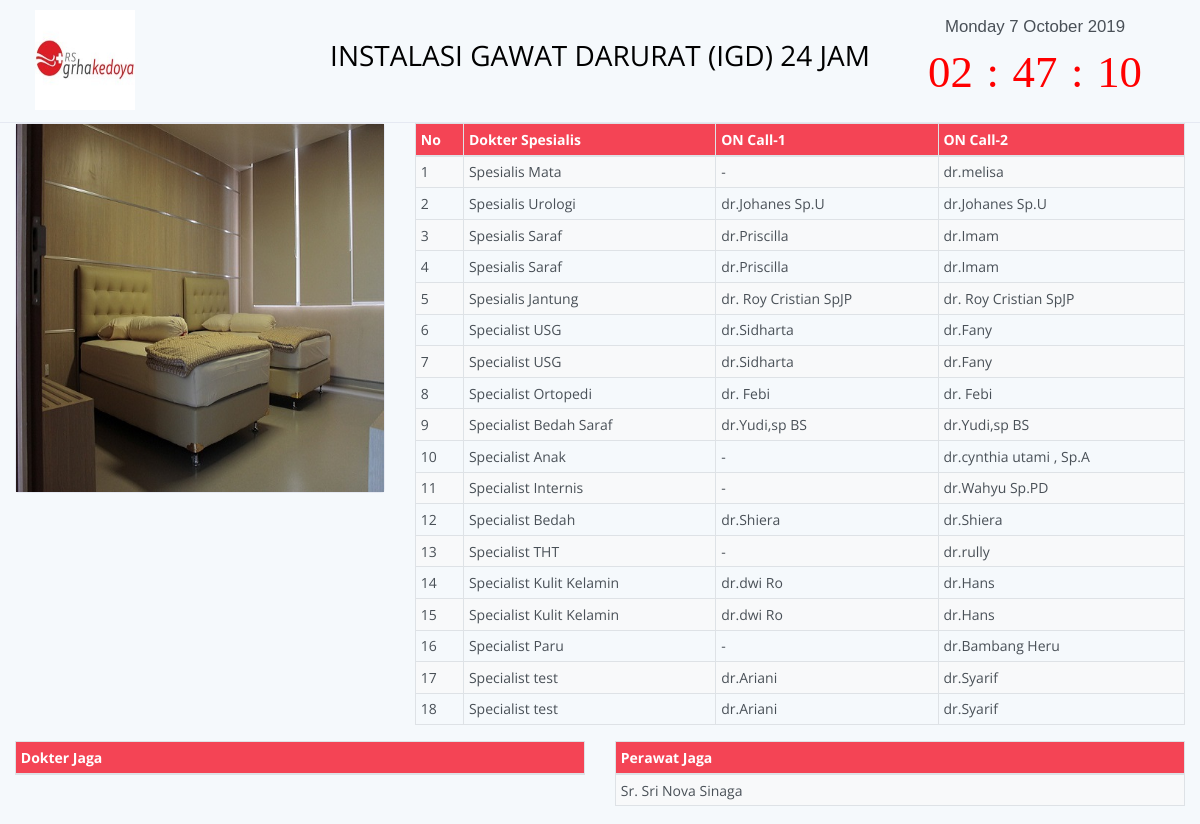
Page /display/igd on the committed database.
### tables this page shows
CREATE TABLE `setting` (
  `id` int(11) NOT NULL,
  `name` varchar(225) NOT NULL,
  `image_icon` varchar(50) NOT NULL,
  `image_display` varchar(50) NOT NULL,
  `is_active` int(11) DEFAULT 0
);

CREATE TABLE `plasma` (
  `id` int(11) NOT NULL,
  `name` varchar(225) NOT NULL,
  `title` varchar(225) NOT NULL,
  `url` varchar(50) NOT NULL,
  `is_doctor_of_dutty` int(11) NOT NULL,
  `is_specialist_doctor` int(11) NOT NULL,
  `is_nurse` int(11) NOT NULL,
  `is_pic_nurse` int(11) NOT NULL,
  `is_administration` int(1) NOT NULL DEFAULT 1,
  `is_image_slide` int(11) NOT NULL,
  `is_active` int(11) NOT NULL,
  `type_id` int(11) NOT NULL
);

CREATE TABLE `image_slide` (
  `id` int(11) NOT NULL,
  `name` varchar(225) NOT NULL,
  `description` varchar(255) NOT NULL,
  `plasma_id` int(11) NOT NULL
);

CREATE TABLE `nurse_of_dutty` (
  `id` int(11) NOT NULL,
  `plasma_id` int(11) NOT NULL,
  `nurse_id` int(11) NOT NULL
);

CREATE TABLE `nurse` (
  `id` int(11) NOT NULL,
  `name` varchar(225) NOT NULL
);

### application/controllers/Display.php (called while the page is built, shortened)
<?php
class Display extends CI_Controller
{
    public function __construct()
    {
        $this->load->model('m_display');
    }
    public function index($name_url = null)
    {
        $data['display'] = $this->m_display->getJoin(
            'plasma',
            'type_plasma',
            '*',
            'name as type_name',
            'plasma.type_id = type_plasma.id',
            'plasma.url="' . $name_url . '"',
            'plasma.is_active = 1'
        );
        $data['images'] = $this->m_display->getAllJoin(
            'plasma',
            'type_plasma',
            'image_slide',
            'id as id_plasma, type_id',
            'name as type_name',
            'name as pic_name',
            'plasma.type_id = type_plasma.id',
            'plasma.id= image_slide.plasma_id',
            'plasma.url="' . $name_url . '"',
            'plasma.is_active = 1'
        );
        $data['list_doctor_of_dutty'] = $this->m_display->getAllJoin(
            'plasma',
            'doctor_of_dutty',
            'doctor',
            '*',
            'doctor_id',
            'name as doctor_name',
            'plasma.id = doctor_of_dutty.plasma_id',
            'doctor_of_dutty.doctor_id = doctor.id',
            'plasma.url="' . $name_url . '"',
            'plasma.is_active = 1'
        );
        $data['list_nurse_of_dutty'] = $this->m_display->getAllJoin(
            'plasma',
            'nurse_of_dutty',
            'nurse',
            '*',
            'nurse_id',
            'name as nurse_name',
            'plasma.id = nurse_of_dutty.plasma_id',
            'nurse_of_dutty.nurse_id = nurse.id',
            'plasma.url="' . $name_url . '"',
            'plasma.is_active = 1'
        );
        $data['list_pic_nurse'] = $this->m_display->getAllJoin(
            'plasma',
            'pic_nurse',
            'nurse',
            '*',
            'nurse_id',
            'name as nurse_name',
            'plasma.id = pic_nurse.plasma_id',
            'pic_nurse.nurse_id = nurse.id',
            'plasma.url="' . $name_url . '"',
            'plasma.is_active = 1'
        );
        $data['list_nurse_spv'] = $this->m_display->getAllJoin(
            'plasma',
            'nurse_spv',
            'nurse',
            '*',
            'nurse_id',
            'name as nurse_name',
            'plasma.id = nurse_spv.plasma_id',
            'nurse_spv.nurse_id = nurse.id',
            'plasma.url="' . $name_url . '"',
            'plasma.is_active = 1'
        );
        $type_name              = $data['display']['0']->type_name;
        $is_doctor_of_dutty      = $data['display']['0']->is_doctor_of_dutty;
        $is_specialist_doctor   = $data['display']['0']->is_specialist_doctor;
        $is_pic_nurse           = $data['display']['0']->is_pic_nurse;
        $is_image_slide           = $data['display']['0']->is_image_slide;
        $data['setting'] = $this->m_display->getWhere('setting', 'is_active=1');
        if ($type_name == 'igd') {
            if (($is_doctor_of_dutty != 1) or ($is_specialist_doctor != 1) or ($is_pic_nurse != 1) or ($is_image_slide != 1)) {
                $this->session->set_flashdata('message', "Data Gagal Disimpan, Nama Spesialis tidak boleh sama");
                echo "<script>
                Swal.fire({title: 'Error!',text: 'Tampilan plasma tidak bisa di akses, Silahakan hubungi IT Department untuk cek konfigurasinya',type: 'error',confirmButtonText: 'OK'}).then(function() {window.location = '../home';});</script> ";
            } else {
                $data['list_igd'] = $this->m_display->getAllJoin(
                    'specialist_doctor',
                    'plasma',
                    'doctor',
                    '*',
                    'name as plasma_name',
                    'name',
                    'specialist_doctor.plasma_id=plasma.id',
                    'specialist_doctor.doctor_oc_1=doctor.id or specialist_doctor.doctor_oc_2=doctor.id',
                    'plasma.url="' . $name_url . '"',
                    'plasma.is_active = 1'
                );
                $data['list_nurse'] = $this->m_display->getAllJoin(
                    'nurse',
                    'nurse_of_dutty',
                    'plasma',
                    'name as nurse_name',
                    'nurse_id',
                    'title',
                    'nurse_of_dutty.nurse_id = nurse.id',
                    'nurse_of_dutty.plasma_id = plasma.id',
                    'plasma.url="' . $name_url . '"',
                    'plasma.is_active = 1'
                );
                $this->load->view('_partials/header', $data);
                $this->load->view('display/igd',  $data);
                $this->load->view('_partials/footer');
            }
        } else if ($type_name == 'rajal') {
            $c_day = date('l');
            $data['rajal'] = $this->m_display->getAllJoin(
                'plasma',
                'doctor_room',
                'doctor_schedule',
                'url, is_active',
                '*',
                'doctor_id, ' . $c_day . ' as c_day',
                'doctor_room.plasma_id=plasma.id',
                'doctor_schedule.room_id=doctor_room.id',
                'plasma.url="' . $name_url . '"',
                'plasma.is_active = 1'
            );
            $this->load->view('_partials/header', $data);
            $this->load->view('display/rajal',  $data);
            $this->load->view('_partials/footer');
        } else if ($type_name == 'ranap') {
            $data['visit_time'] = $this->m_display->getAllJoinRow(
                'plasma',
                'type_plasma',
                'visit_time',
                'id as id_plasma, type_id',
                'name as type_name',
                'noon,afternoon',
                'plasma.type_id = type_plasma.id',
                'plasma.id= visit_time.plasma_id',
                'plasma.url="' . $name_url . '"',
                'plasma.is_active = 1'
            );
            $data['list_admin'] = $this->m_display->getAllJoin(
                'plasma',
                'type_plasma',
                'administration',
                'id as id_plasma, type_id',
                'name as type_name',
                '*',
                'plasma.type_id = type_plasma.id',
                'plasma.id= administration.plasma_id',
                'plasma.url="' . $name_url . '"',
                'plasma.is_active = 1'
            );
            $this->load->view('_partials/header', $data);
            $this->load->view('display/ranap',  $data);
            $this->load->view('_partials/footer');
        }
    }
}

### index.php (called while the page is built, shortened)
<?php
require_once BASEPATH.'core/CodeIgniter.php';

### application/models/M_display.php (called while the page is built, shortened)
<?php
class M_display extends CI_Model
{
    public function getJoin($table1,$table2,$c_table1,$c_table2, $c_join, $where, $where2)
    {
        $this->db->select($table1.'.'.$c_table1.','.$table2.'.'.$c_table2);
        $this->db->from($table1);
        $this->db->join($table2, $c_join);
        $this->db->where ( $where);
        $this->db->where ( $where2);
        return $this->db->get()->result();
    }
    public function getAllJoin($table1,$table2,$table3,$c_table1,$c_table2,$c_table3, $c_join1,$c_join2,$where,$where2)
    {
        $c_table = "$table1.$c_table1, $table2.$c_table2, $table3.$c_table3";
        $this->db->select ( $c_table );
        $this->db->from ( $table1 );
        $this->db->join ( $table2, $c_join1 , 'left' );
        $this->db->join ( $table3, $c_join2 , 'left' );
        $this->db->where ( $where);
        $this->db->where ( $where2);
        $query = $this->db->get();
        return $query->result();
    }
    function getWhere($table, $where)
    {
        $this->db->from($table);
        $this->db->where($where);
        $query = $this->db->get();
        return $query->row();
    }
}

### application/views/display/igd.php (the view, shortened to what this page needs)
<div class="row mt-5">
    <nav class="navbar col-12">
        <div class="col-sm-3 text-left">
            <img src="<?= base_url('assets/images/uploads/') . $setting->image_display; ?>" alt="" style="width:100px;height:100px">
        </div>
        <div class="col-sm-6 text-center">
            <h1>
                <?= $display[0]->title; ?>
            </h1>
        </div>
        <div class="col-sm-3">
            <div id="Date">Monday 14 January 2013</div>
            <ul>
                <li class="font-digital" id="hours">00</li>
                <li class="font-digital" id="point">:</li>
                <li class="font-digital" id="min">00</li>
                <li class="font-digital" id="point">:</li>
                <li class="font-digital" id="sec">00</li>
            </ul>
        </div>
    </nav>
</div>
<div class="row">
    <div class="col-md-4">
        <div class="card mb-3">
            <div id="carouselExampleIndicators" class="carousel slide" data-ride="carousel">
                <div class="carousel-inner">
                    <?php
                    $i = 1;
                    foreach ($images as $img) {
                        $item_class = ($i == 1) ? 'active' : '';
                        ?>
                    <div class="carousel-item <?= $item_class; ?> ">
                        <img class="d-block w-100" src="<?= base_url('assets/images/uploads/') . $img->pic_name; ?>" alt="First slide">
                    </div>
                    <?php
                        $i++;
                    } ?>
                </div>
            </div>
        </div>
    </div>
    <div class="col-md-8">
        <table class="table table-sm table-striped table-bordered">
            <thead class="bg-danger text-white">
                <tr>
                    <th>No</th>
                    <th>Dokter Spesialis</th>
                    <th>ON Call-1</th>
                    <th>ON Call-2</th>
                </tr>
            </thead>
            <tbody>
                <?php
                $no = 1;
                function v_doctor($doctor_id)
                {
                    $ci = &get_instance();
                    $data = $ci->db->query("SELECT name from doctor where id= '" . $doctor_id . "' ")->row();
                    if ($data) {
                        $v_doctor = $data->name;
                    } else {
                        $v_doctor = '-';
                    }
                    return $v_doctor;
                }
                foreach ($list_igd as $igd) { ?>
                <tr>
                    <td><?= $no; ?></td>
                    <td><?= $igd->specialist_name; ?></td>
                    <td><?= v_doctor($igd->doctor_oc_1); ?></td>
                    <td><?= v_doctor($igd->doctor_oc_2); ?></td>
                </tr>
                <?php
                    $no++;
                } ?>
            </tbody>
        </table>
    </div>
</div>
<div class="row">
    <div class="col-md-6">
        <table class="table table-sm table-striped table-bordered">
            <thead class="bg-danger text-white">
                <tr>
                    <th>Dokter Jaga</th>
                </tr>
            </thead>
        </table>
    </div>
    <div class="col-md-6">
        <table class="table table-sm table-striped table-bordered">
            <thead class="bg-danger text-white">
                <tr>
                    <th>Perawat Jaga</th>
                </tr>
            </thead>
            <tbody>
                <?php foreach ($list_nurse as $nurse) { ?>
                <tr>
                    <td><?= $nurse->nurse_name; ?></td>
                </tr>
                <?php } ?>
            </tbody>
        </table>
    </div>
</div>

### assets/css/style.css (style rules this page uses)
body { background-attachment: fixed; background-size: cover; background-position: 50% 50%; font-family: 'Open Sans', sans-serif; outline: 0; }
ul,ol { margin: 0; padding: 0; }
li { list-style: none; }

### application/views/_partials/footer.php (style rules this page uses)
#Date { font-family: 'BebasNeueRegular', Arial, Helvetica, sans-serif; text-align: center; font-size: 1.2em; }
ul { margin: 0 auto; padding: 0px; list-style: none; text-align: center; }
ul li { color: red; display: inline; font-size: 3.2em; text-align: center; font-family: digital; }
#point { position: relative; -moz-animation: mymove 1s ease infinite; -webkit-animation: mymove 1s ease infinite; padding-left: 10px; padding-right: 10px; }

### rows in the picture
setting: image_display (picture)
plasma: title "INSTALASI GAWAT DARURAT (IGD) 24 JAM", image_slide.name (picture)
nurse_of_dutty: nurse.name "Sr. Sri Nova Sinaga"

### other values in the picture
$igd->specialist_name "Spesialis Mata"
v_doctor($igd->doctor_oc_1) "-"
v_doctor($igd->doctor_oc_2) "dr.melisa"
$igd->specialist_name "Spesialis Urologi"
v_doctor($igd->doctor_oc_1) "dr.Johanes Sp.U"
v_doctor($igd->doctor_oc_2) "dr.Johanes Sp.U"
$igd->specialist_name "Spesialis Saraf"
v_doctor($igd->doctor_oc_1) "dr.Priscilla"
v_doctor($igd->doctor_oc_2) "dr.Imam"
$igd->specialist_name "Spesialis Jantung"
v_doctor($igd->doctor_oc_1) "dr. Roy Cristian SpJP"
v_doctor($igd->doctor_oc_2) "dr. Roy Cristian SpJP"
$igd->specialist_name "Specialist USG"
v_doctor($igd->doctor_oc_1) "dr.Sidharta"
v_doctor($igd->doctor_oc_2) "dr.Fany"
